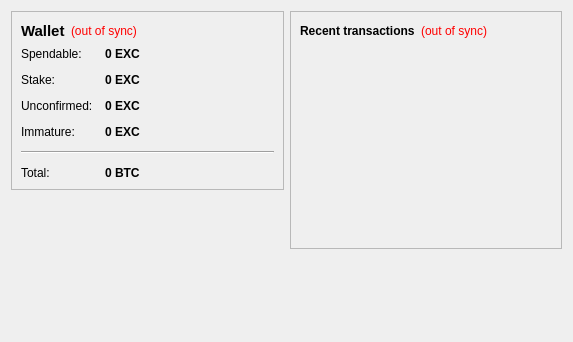
<?xml version="1.0" encoding="UTF-8"?>
<ui version="4.0">
 <class>OverviewPage</class>
 <widget class="QWidget" name="OverviewPage">
  <property name="geometry">
   <rect>
    <x>0</x>
    <y>0</y>
    <width>573</width>
    <height>342</height>
   </rect>
  </property>
  <property name="windowTitle">
   <string>Form</string>
  </property>
  <layout class="QHBoxLayout" name="horizontalLayout" stretch="1,1">
   <item>
    <layout class="QVBoxLayout" name="verticalLayout_2">
     <item>
      <widget class="QFrame" name="frame">
       <property name="frameShape">
        <enum>QFrame::StyledPanel</enum>
       </property>
       <property name="frameShadow">
        <enum>QFrame::Raised</enum>
       </property>
       <layout class="QVBoxLayout" name="verticalLayout_4">
        <item>
         <layout class="QHBoxLayout" name="horizontalLayout_4">
          <item>
           <widget class="QLabel" name="label_5">
            <property name="font">
             <font>
              <pointsize>11</pointsize>
              <weight>75</weight>
              <bold>true</bold>
             </font>
            </property>
            <property name="text">
             <string>Wallet</string>
            </property>
           </widget>
          </item>
          <item>
           <widget class="QLabel" name="labelWalletStatus">
            <property name="toolTip">
             <string>The displayed information may be out of date. Your wallet automatically synchronizes with the XCHANGERCOIN network after a connection is established, but this process has not completed yet.</string>
            </property>
            <property name="styleSheet">
             <string notr="true">QLabel { color: red; }</string>
            </property>
            <property name="text">
             <string notr="true">(out of sync)</string>
            </property>
            <property name="alignment">
             <set>Qt::AlignLeading|Qt::AlignLeft|Qt::AlignVCenter</set>
            </property>
           </widget>
          </item>
          <item>
           <spacer name="horizontalSpacer_2">
            <property name="orientation">
             <enum>Qt::Horizontal</enum>
            </property>
            <property name="sizeHint" stdset="0">
             <size>
              <width>40</width>
              <height>20</height>
             </size>
            </property>
           </spacer>
          </item>
         </layout>
        </item>
        <item>
         <layout class="QFormLayout" name="formLayout_2">
          <property name="fieldGrowthPolicy">
           <enum>QFormLayout::AllNonFixedFieldsGrow</enum>
          </property>
          <property name="horizontalSpacing">
           <number>12</number>
          </property>
          <property name="verticalSpacing">
           <number>12</number>
          </property>
          <item row="0" column="0">
           <widget class="QLabel" name="label">
            <property name="text">
             <string>Spendable:</string>
            </property>
           </widget>
          </item>
          <item row="0" column="1">
           <widget class="QLabel" name="labelBalance">
            <property name="font">
             <font>
              <weight>75</weight>
              <bold>true</bold>
             </font>
            </property>
            <property name="cursor">
             <cursorShape>IBeamCursor</cursorShape>
            </property>
            <property name="toolTip">
             <string>Your current spendable balance</string>
            </property>
            <property name="text">
             <string notr="true">0 EXC</string>
            </property>
            <property name="textInteractionFlags">
             <set>Qt::LinksAccessibleByMouse|Qt::TextSelectableByKeyboard|Qt::TextSelectableByMouse</set>
            </property>
           </widget>
          </item>
          <item row="1" column="0">
           <widget class="QLabel" name="label_6">
            <property name="text">
             <string>Stake:</string>
            </property>
           </widget>
          </item>
          <item row="1" column="1">
           <widget class="QLabel" name="labelStake">
            <property name="font">
             <font>
              <weight>75</weight>
              <bold>true</bold>
             </font>
            </property>
            <property name="cursor">
             <cursorShape>IBeamCursor</cursorShape>
            </property>
            <property name="toolTip">
             <string>Total of coins that was staked, and do not yet count toward the current balance</string>
            </property>
            <property name="text">
             <string notr="true">0 EXC</string>
            </property>
            <property name="textInteractionFlags">
             <set>Qt::LinksAccessibleByMouse|Qt::TextSelectableByKeyboard|Qt::TextSelectableByMouse</set>
            </property>
           </widget>
          </item>
          <item row="2" column="0">
           <widget class="QLabel" name="label_3">
            <property name="text">
             <string>Unconfirmed:</string>
            </property>
           </widget>
          </item>
          <item row="2" column="1">
           <widget class="QLabel" name="labelUnconfirmed">
            <property name="font">
             <font>
              <weight>75</weight>
              <bold>true</bold>
             </font>
            </property>
            <property name="cursor">
             <cursorShape>IBeamCursor</cursorShape>
            </property>
            <property name="toolTip">
             <string>Total of transactions that have yet to be confirmed, and do not yet count toward the current balance</string>
            </property>
            <property name="text">
             <string notr="true">0 EXC</string>
            </property>
            <property name="textInteractionFlags">
             <set>Qt::LinksAccessibleByMouse|Qt::TextSelectableByKeyboard|Qt::TextSelectableByMouse</set>
            </property>
           </widget>
          </item>
          <item row="3" column="0">
           <widget class="QLabel" name="labelImmatureText">
            <property name="text">
             <string>Immature:</string>
            </property>
           </widget>
          </item>
          <item row="3" column="1">
           <widget class="QLabel" name="labelImmature">
            <property name="font">
             <font>
              <weight>75</weight>
              <bold>true</bold>
             </font>
            </property>
            <property name="toolTip">
             <string>Mined balance that has not yet matured</string>
            </property>
            <property name="text">
             <string notr="true">0 EXC</string>
            </property>
            <property name="textInteractionFlags">
             <set>Qt::LinksAccessibleByMouse|Qt::TextSelectableByKeyboard|Qt::TextSelectableByMouse</set>
            </property>
           </widget>
          </item>
          <item row="4" column="0" colspan="2">
           <widget class="Line" name="line">
            <property name="orientation">
             <enum>Qt::Horizontal</enum>
            </property>
           </widget>
          </item>
          <item row="5" column="0">
           <widget class="QLabel" name="labelTotalText">
            <property name="text">
             <string>Total:</string>
            </property>
           </widget>
          </item>
          <item row="5" column="1">
           <widget class="QLabel" name="labelTotal">
            <property name="font">
             <font>
              <weight>75</weight>
              <bold>true</bold>
             </font>
            </property>
            <property name="cursor">
             <cursorShape>IBeamCursor</cursorShape>
            </property>
            <property name="toolTip">
             <string>Your current total balance</string>
            </property>
            <property name="text">
             <string notr="true">0 BTC</string>
            </property>
            <property name="textInteractionFlags">
             <set>Qt::LinksAccessibleByMouse|Qt::TextSelectableByKeyboard|Qt::TextSelectableByMouse</set>
            </property>
           </widget>
          </item>
         </layout>
        </item>
       </layout>
      </widget>
     </item>
     <item>
      <spacer name="verticalSpacer">
       <property name="orientation">
        <enum>Qt::Vertical</enum>
       </property>
       <property name="sizeHint" stdset="0">
        <size>
         <width>20</width>
         <height>40</height>
        </size>
       </property>
      </spacer>
     </item>
    </layout>
   </item>
   <item>
    <layout class="QVBoxLayout" name="verticalLayout_3">
     <item>
      <widget class="QFrame" name="frame_2">
       <property name="frameShape">
        <enum>QFrame::StyledPanel</enum>
       </property>
       <property name="frameShadow">
        <enum>QFrame::Raised</enum>
       </property>
       <layout class="QVBoxLayout" name="verticalLayout">
        <item>
         <layout class="QHBoxLayout" name="horizontalLayout_2">
          <item>
           <widget class="QLabel" name="label_4">
            <property name="text">
             <string>&lt;b&gt;Recent transactions&lt;/b&gt;</string>
            </property>
           </widget>
          </item>
          <item>
           <widget class="QLabel" name="labelTransactionsStatus">
            <property name="toolTip">
             <string>The displayed information may be out of date. Your wallet automatically synchronizes with the XCHANGERCOIN network after a connection is established, but this process has not completed yet.</string>
            </property>
            <property name="styleSheet">
             <string notr="true">QLabel { color: red; }</string>
            </property>
            <property name="text">
             <string notr="true">(out of sync)</string>
            </property>
            <property name="alignment">
             <set>Qt::AlignRight|Qt::AlignTrailing|Qt::AlignVCenter</set>
            </property>
           </widget>
          </item>
          <item>
           <spacer name="horizontalSpacer">
            <property name="orientation">
             <enum>Qt::Horizontal</enum>
            </property>
            <property name="sizeHint" stdset="0">
             <size>
              <width>40</width>
              <height>20</height>
             </size>
            </property>
           </spacer>
          </item>
         </layout>
        </item>
        <item>
         <widget class="QListView" name="listTransactions">
          <property name="styleSheet">
           <string notr="true">QListView { background: transparent; }</string>
          </property>
          <property name="frameShape">
           <enum>QFrame::NoFrame</enum>
          </property>
          <property name="verticalScrollBarPolicy">
           <enum>Qt::ScrollBarAlwaysOff</enum>
          </property>
          <property name="horizontalScrollBarPolicy">
           <enum>Qt::ScrollBarAlwaysOff</enum>
          </property>
          <property name="selectionMode">
           <enum>QAbstractItemView::NoSelection</enum>
          </property>
         </widget>
        </item>
       </layout>
      </widget>
     </item>
     <item>
      <spacer name="verticalSpacer_2">
       <property name="orientation">
        <enum>Qt::Vertical</enum>
       </property>
       <property name="sizeHint" stdset="0">
        <size>
         <width>20</width>
         <height>40</height>
        </size>
       </property>
      </spacer>
     </item>
    </layout>
   </item>
  </layout>
 </widget>
 <resources/>
 <connections/>
</ui>
